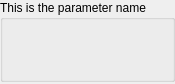
<?xml version="1.0" encoding="UTF-8"?>
<ui version="4.0">
 <class>param_codebox</class>
 <widget class="QWidget" name="param_codebox">
  <property name="geometry">
   <rect>
    <x>0</x>
    <y>0</y>
    <width>149</width>
    <height>84</height>
   </rect>
  </property>
  <property name="sizePolicy">
   <sizepolicy hsizetype="Preferred" vsizetype="Preferred">
    <horstretch>0</horstretch>
    <verstretch>0</verstretch>
   </sizepolicy>
  </property>
  <property name="windowTitle">
   <string>Form</string>
  </property>
  <layout class="QVBoxLayout" name="verticalLayout">
   <property name="spacing">
    <number>0</number>
   </property>
   <property name="leftMargin">
    <number>0</number>
   </property>
   <property name="topMargin">
    <number>0</number>
   </property>
   <property name="rightMargin">
    <number>0</number>
   </property>
   <property name="bottomMargin">
    <number>2</number>
   </property>
   <item>
    <widget class="QGroupBox" name="groupBox">
     <property name="title">
      <string>This is the parameter name</string>
     </property>
     <property name="flat">
      <bool>false</bool>
     </property>
     <layout class="QVBoxLayout" name="verticalLayout_groupBox">
      <property name="spacing">
       <number>1</number>
      </property>
      <property name="margin">
       <number>2</number>
      </property>
      <item>
       <widget class="QsciScintilla" name="codebox_Qsci">
        <property name="font">
         <font>
          <family>Courier New</family>
          <pointsize>10</pointsize>
          <kerning>true</kerning>
         </font>
        </property>
        <property name="toolTip">
         <string/>
        </property>
        <property name="whatsThis">
         <string/>
        </property>
       </widget>
      </item>
     </layout>
    </widget>
   </item>
  </layout>
 </widget>
 <customwidgets>
  <customwidget>
   <class>QsciScintilla</class>
   <extends>QFrame</extends>
   <header>Qsci/qsciscintilla.h</header>
  </customwidget>
 </customwidgets>
 <resources/>
 <connections/>
</ui>
